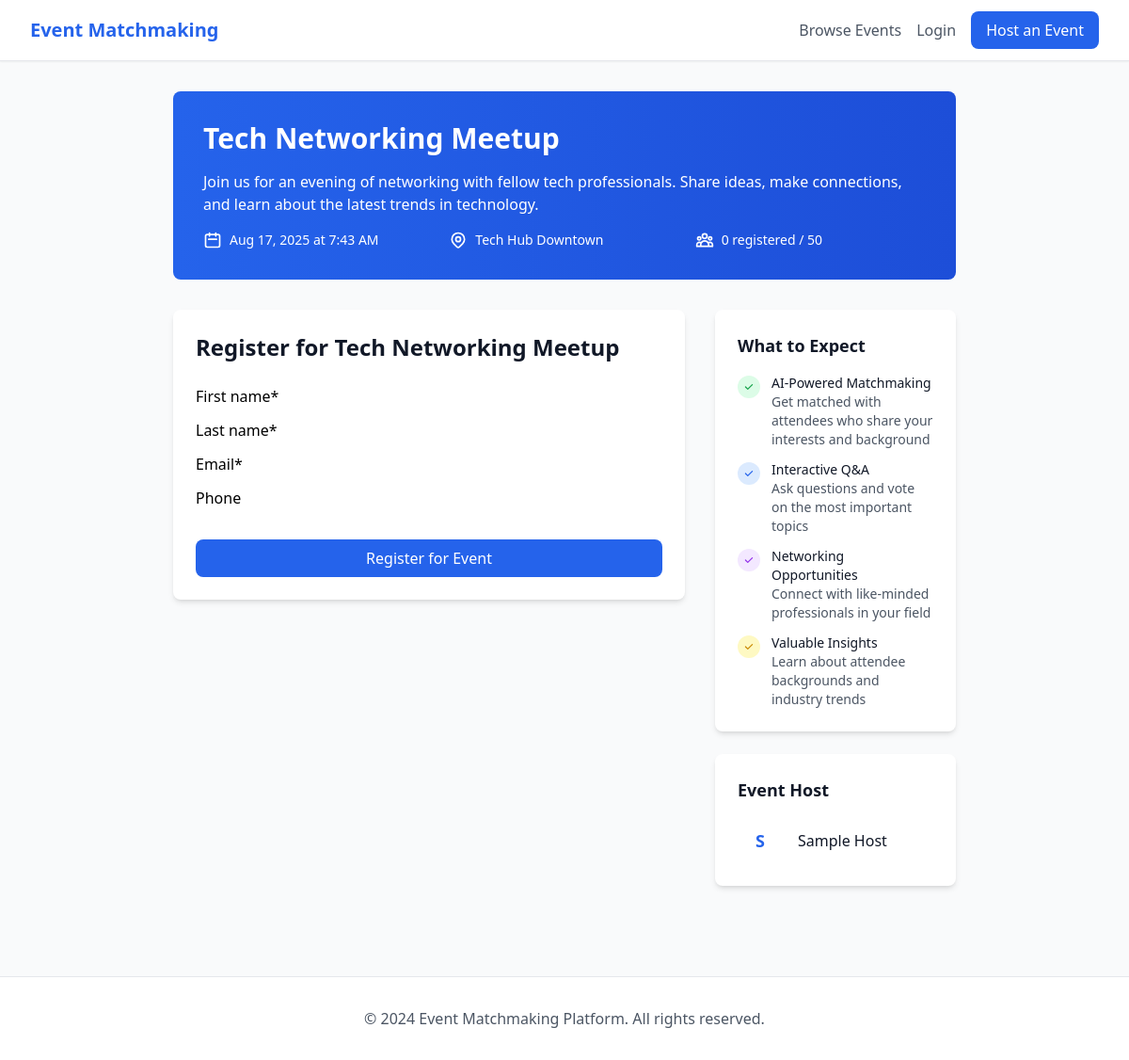
Page /register/3/ on the committed database.
### events/models.py (models this page shows, shortened)
class Event(models.Model):
    STATUS_CHOICES = [
        ('draft', 'Draft'),
        ('published', 'Published'),
        ('ongoing', 'Ongoing'),
        ('completed', 'Completed'),
        ('cancelled', 'Cancelled'),
    ]
    host = models.ForeignKey(Host, on_delete=models.CASCADE, related_name='events')
    title = models.CharField(max_length=255)
    description = models.TextField()
    date = models.DateTimeField()
    end_date = models.DateTimeField(null=True, blank=True)
    location = models.CharField(max_length=255, blank=True)
    max_participants = models.IntegerField(null=True, blank=True)
    status = models.CharField(max_length=20, choices=STATUS_CHOICES, default='draft')
    template = models.ForeignKey(EventTemplate, on_delete=models.SET_NULL, null=True, blank=True)
    qr_code = models.ImageField(upload_to='qr_codes/', blank=True)
    registration_deadline = models.DateTimeField(null=True, blank=True)
    allow_waitlist = models.BooleanField(default=True)
    enable_qa = models.BooleanField(default=True)
    enable_matchmaking = models.BooleanField(default=True)
    created_at = models.DateTimeField(auto_now_add=True)
    updated_at = models.DateTimeField(auto_now=True)
    class Meta:
        ordering = ['-created_at']
    @property
    def participant_count(self):
        return self.participants.filter(status='registered').count()

class Host(models.Model):
    user = models.OneToOneField(User, on_delete=models.CASCADE, related_name='host_profile')
    name = models.CharField(max_length=128)
    email = models.EmailField(unique=True)
    phone = models.CharField(max_length=20, blank=True)
    organization = models.CharField(max_length=255, blank=True)
    created_at = models.DateTimeField(auto_now_add=True)
    updated_at = models.DateTimeField(auto_now=True)

### events/views.py (the view)
# urls.py: path('register/<int:event_id>/', views.event_registration, name='event_registration'),
def event_registration(request, event_id):
    event = get_object_or_404(Event, id=event_id, status='published')
    if event.registration_deadline and timezone.now() > event.registration_deadline:
        messages.error(request, 'Registration for this event has closed.')
        return render(request, 'events/registration_closed.html', {'event': event})
    is_full = event.max_participants and event.participant_count >= event.max_participants
    if request.method == 'POST':
        form = DynamicParticipantForm(event, request.POST)
        if form.is_valid():
            existing = Participant.objects.filter(
                event=event,
                email=form.cleaned_data['email']
            ).first()
            if existing:
                messages.error(request, 'This email is already registered for this event.')
            else:
                participant = form.save(commit=False)
                if is_full and event.allow_waitlist:
                    participant.status = 'waitlisted'
                    status_message = 'You have been added to the waitlist.'
                elif is_full:
                    messages.error(request, 'This event is full and waitlist is not available.')
                    return render(request, 'events/register.html', {'form': form, 'event': event})
                else:
                    participant.status = 'registered'
                    status_message = 'Registration successful!'
                participant.save()
                form.save_m2m()  # Save many-to-many relationships
                messages.success(request, status_message)
                return render(request, 'events/registration_success.html', {
                    'participant': participant,
                    'event': event
                })
    else:
        form = DynamicParticipantForm(event)
    context = {
        'event': event,
        'form': form,
        'is_full': is_full
    }
    return render(request, 'events/register.html', context)

### events/forms.py (shortened to what this page needs)
class DynamicParticipantForm(forms.ModelForm):
    class Meta:
        model = Participant
        fields = ['first_name', 'last_name', 'email', 'phone']
    def __init__(self, event, *args, **kwargs):
        super().__init__(*args, **kwargs)
        self.event = event
        self.helper = FormHelper()
        layout_fields = ['first_name', 'last_name', 'email', 'phone']
        questions = event.onboarding_questions.all()
        if not questions and event.template:
            questions = event.template.template_questions.all()
        self.helper.layout = Layout(*layout_fields)

### templates/events/register.html (shortened to what this page needs)
{% extends 'base.html' %}
{% load crispy_forms_tags %}
{% block content %}
<div class="max-w-4xl mx-auto px-4 sm:px-6 lg:px-8 py-8">
    <div class="bg-gradient-to-r from-primary-600 to-primary-700 text-white rounded-lg p-8 mb-8">
        <h1 class="text-3xl font-bold mb-4">{{ event.title }}</h1>
        <p class="text-primary-100 mb-4">{{ event.description }}</p>
        <div class="grid grid-cols-1 md:grid-cols-3 gap-4 text-sm">
            <div class="flex items-center">
                <svg class="w-5 h-5 mr-2" fill="none" stroke="currentColor" viewBox="0 0 24 24">
                    <path stroke-linecap="round" stroke-linejoin="round" stroke-width="2" d="M8 7V3m8 4V3m-9 8h10M5 21h14a2 2 0 002-2V7a2 2 0 00-2-2H5a2 2 0 00-2 2v12a2 2 0 002 2z"></path>
                </svg>
                {{ event.date|date:"M j, Y \a\t g:i A" }}
            </div>
            {% if event.location %}
            <div class="flex items-center">
                {{ event.location }}
            </div>
            {% endif %}
            <div class="flex items-center">
                {{ event.participant_count }} registered{% if event.max_participants %} / {{ event.max_participants }}{% endif %}
            </div>
        </div>
    </div>
    <div class="grid grid-cols-1 lg:grid-cols-3 gap-8">
        <div class="lg:col-span-2">
            <div class="card">
                <h2 class="text-2xl font-semibold text-gray-900 mb-6">
                    {% if is_full and event.allow_waitlist %}
                        Join Waitlist for {{ event.title }}
                    {% else %}
                        Register for {{ event.title }}
                    {% endif %}
                </h2>
                <form method="post">
                    {{ form|crispy }}
                    <div class="mt-8">
                        <button type="submit" class="w-full btn btn-primary">
                            {% if is_full and event.allow_waitlist %}
                                Join Waitlist
                            {% else %}
                                Register for Event
                            {% endif %}
                        </button>
                    </div>
                </form>
            </div>
        </div>
        <div class="lg:col-span-1">
            <div class="card mb-6">
                <h3 class="text-lg font-semibold text-gray-900 mb-4">What to Expect</h3>
                <div class="space-y-3 text-sm">
                    {% if event.enable_matchmaking %}
                    <div class="flex items-start">
                        <div class="flex-shrink-0 w-6 h-6 bg-green-100 rounded-full flex items-center justify-center mr-3 mt-0.5">
                            <svg class="w-3 h-3 text-green-600" fill="currentColor" viewBox="0 0 20 20">
                                <path fill-rule="evenodd" d="M16.707 5.293a1 1 0 010 1.414l-8 8a1 1 0 01-1.414 0l-4-4a1 1 0 011.414-1.414L8 12.586l7.293-7.293a1 1 0 011.414 0z" clip-rule="evenodd"></path>
                            </svg>
                        </div>
                        <div>
                            <h4 class="font-medium text-gray-900">AI-Powered Matchmaking</h4>
                            <p class="text-gray-600">Get matched with attendees who share your interests and background</p>
                        </div>
                    </div>
                    {% endif %}
                    {% if event.enable_qa %}
                    <div class="flex items-start">
                        <div class="flex-shrink-0 w-6 h-6 bg-blue-100 rounded-full flex items-center justify-center mr-3 mt-0.5">
                            <svg class="w-3 h-3 text-blue-600" fill="currentColor" viewBox="0 0 20 20">
                                <path fill-rule="evenodd" d="M16.707 5.293a1 1 0 010 1.414l-8 8a1 1 0 01-1.414 0l-4-4a1 1 0 011.414-1.414L8 12.586l7.293-7.293a1 1 0 011.414 0z" clip-rule="evenodd"></path>
                            </svg>
                        </div>
                        <div>
                            <h4 class="font-medium text-gray-900">Interactive Q&A</h4>
                            <p class="text-gray-600">Ask questions and vote on the most important topics</p>
                        </div>
                    </div>
                    {% endif %}
                    <div class="flex items-start">
                        <div class="flex-shrink-0 w-6 h-6 bg-purple-100 rounded-full flex items-center justify-center mr-3 mt-0.5">
                            <svg class="w-3 h-3 text-purple-600" fill="currentColor" viewBox="0 0 20 20">
                                <path fill-rule="evenodd" d="M16.707 5.293a1 1 0 010 1.414l-8 8a1 1 0 01-1.414 0l-4-4a1 1 0 011.414-1.414L8 12.586l7.293-7.293a1 1 0 011.414 0z" clip-rule="evenodd"></path>
                            </svg>
                        </div>
                        <div>
                            <h4 class="font-medium text-gray-900">Networking Opportunities</h4>
                            <p class="text-gray-600">Connect with like-minded professionals in your field</p>
                        </div>
                    </div>
                    <div class="flex items-start">
                        <div class="flex-shrink-0 w-6 h-6 bg-yellow-100 rounded-full flex items-center justify-center mr-3 mt-0.5">
                            <svg class="w-3 h-3 text-yellow-600" fill="currentColor" viewBox="0 0 20 20">
                                <path fill-rule="evenodd" d="M16.707 5.293a1 1 0 010 1.414l-8 8a1 1 0 01-1.414 0l-4-4a1 1 0 011.414-1.414L8 12.586l7.293-7.293a1 1 0 011.414 0z" clip-rule="evenodd"></path>
                            </svg>
                        </div>
                        <div>
                            <h4 class="font-medium text-gray-900">Valuable Insights</h4>
                            <p class="text-gray-600">Learn about attendee backgrounds and industry trends</p>
                        </div>
                    </div>
                </div>
            </div>
            {% if event.host %}
            <div class="card">
                <h3 class="text-lg font-semibold text-gray-900 mb-4">Event Host</h3>
                <div class="flex items-center">
                    <div class="w-12 h-12 bg-primary-100 rounded-full flex items-center justify-center mr-4">
                        <span class="text-lg font-semibold text-primary-600">
                            {{ event.host.name|first|upper }}
                        </span>
                    </div>
                    <div>
                        <h4 class="font-medium text-gray-900">{{ event.host.name }}</h4>
                    </div>
                </div>
            </div>
            {% endif %}
        </div>
    </div>
</div>
{% endblock %}

### rows in the picture
Event: title "Tech Networking Meetup", description "Join us for an evening of networking with fellow tech professionals. Share ideas, make connections, and learn about the latest trends in technology.", date "Aug 17, 2025 at 7:43 AM", location "Tech Hub Downtown", participant_count "0", max_participants "50", host.name|first "S", host.name "Sample Host"
